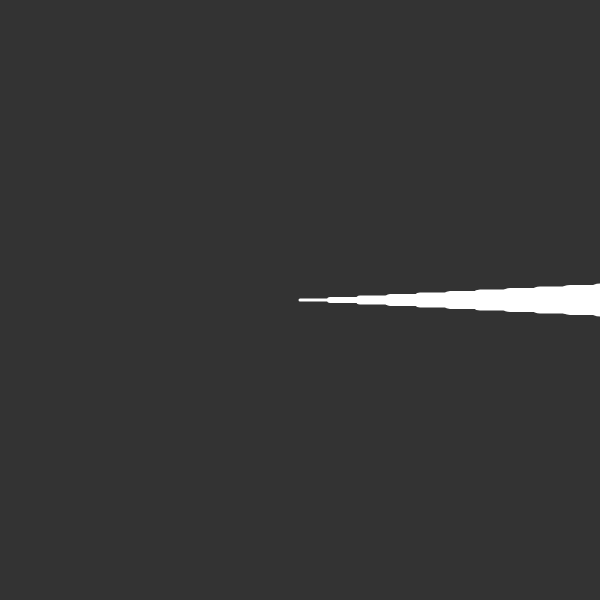
Frame 1 (no input)
Frame 60 (no input): identical to frame 1, image omitted
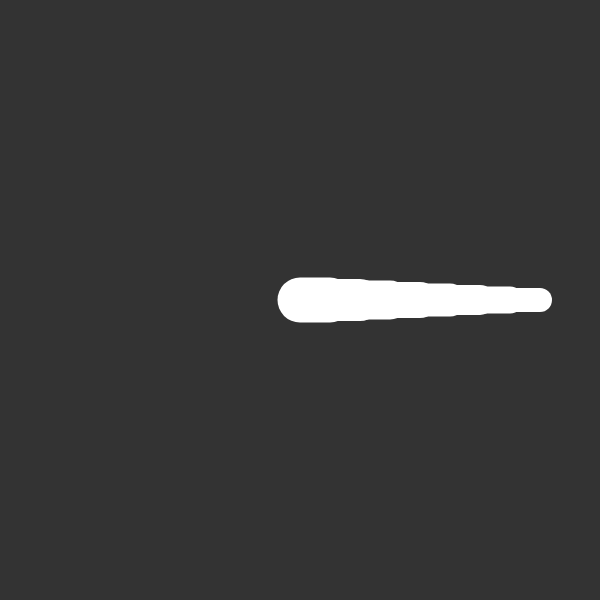
Frame 120 (the mouse pressed at the canvas centre since frame 60)

The p5.js sketch that drew these frames (run headless with seeded random() and noise() and a simulated clock; from frame 60 on, the mouse is pressed at the canvas centre):

// p5.js sketch
// ── sketch.js
var slither;

function setup() {
	createCanvas(600, 600);
	slither = new Slither(width / 2, height / 2, 14);
}

function draw() {
	background(51);
	slither.show();
}

// ── Segment.js
class Segment {
  constructor(param, length, angle) {
    if (param['parent']) {
      this.parent = param['parent'];
      this.position = this.parent.secondPos.copy();
    } else {
      this.position = param['position'];
    }
    if (param['child']) {
      this.child = param['child'];
    }
    if (param['segmentNumber']) {
      this.segmentNumber = param['segmentNumber'];
    } else {
      this.segmentNumber = 1;
    }
    this.angle = angle;
    this.length = length;
    this.secondPos = this.calculateSecondPos(this.position);
  }

  follow(targetX, targetY) {
    if (targetX && targetY) {
      var target = createVector(targetX, targetY);
      var direction = p5.Vector.sub(target, this.position);

      this.angle = direction.heading();
      direction.setMag(this.length);
      direction.mult(-1);
      this.position = p5.Vector.add(target, direction);
    }
  }

  show() {
    stroke(255);
    strokeWeight(this.length * 0.1*this.segmentNumber);

    line(this.position.x, this.position.y, this.secondPos.x, this.secondPos.y);
  }

  update() {
    this.secondPos = this.calculateSecondPos(this.position);
  }

  calculateSecondPos(initialPosition) {
    var changeX = this.length * cos(this.angle);
    var changeY = this.length * sin(this.angle);
    return createVector(initialPosition.x + changeX, initialPosition.y + changeY);
  }
}

// ── Slither.js
class Slither {
  constructor(x, y, length) {
    this.length = length;
    this.position = createVector(x, y);

    var currentSegment = new Segment({"position": createVector(this.position.x, this.position.y)}, 30, 0);
  	for (var i = 0; i < this.length; i += 1) {
  		var nextSegment = new Segment({"parent": currentSegment, "segmentNumber": i + 2}, 30, 0);
  		currentSegment.child = nextSegment;
  		currentSegment = nextSegment;
  	}
  	this.endTentacle = currentSegment;
  }

  show() {
    this.endTentacle.follow(mouseX, mouseY);
  	this.endTentacle.update();
  	this.endTentacle.show();

  	var currentSegment = this.endTentacle.parent;
  	while (currentSegment) {
  		currentSegment.update();
  		currentSegment.follow(currentSegment.child.position.x, currentSegment.child.position.y);
  		currentSegment.show();
  		currentSegment = currentSegment.parent;
  	}
  }

}
